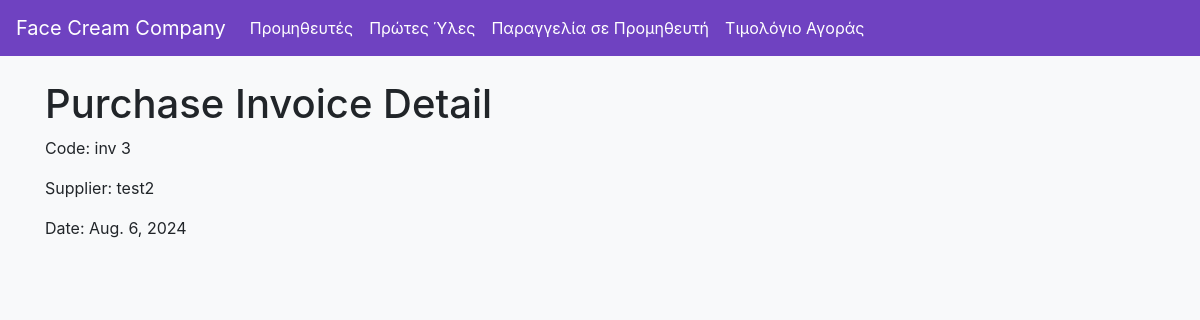
/api/purchase-invoice/22/, run on the app's committed database.
### raw_materials/models.py (models this page shows, shortened)
class PurchaseInvoice(models.Model):
    code = models.CharField(max_length=50, unique=True)
    supplier = models.ForeignKey(Supplier, on_delete=models.CASCADE)
    purchase_order_code = models.ForeignKey(PurchaseOrder, null=True, blank=True, on_delete=models.SET_NULL)
    date_of_invoice = models.DateField()

class Supplier(models.Model):
    code = models.CharField(max_length=20, unique=True)
    name = models.CharField(max_length=100)
    address = models.TextField()
    phone = models.CharField(max_length=15)
    mobile = models.CharField(max_length=15)
    email = models.EmailField()
    def __str__(self):
        return self.name

### raw_materials/views.py (the view)
# urls.py: path('purchase-invoice/<pk>/', purchase_invoice_detail, name='purchase_invoice_detail'),
def purchase_invoice_detail(request, pk):
    invoice = PurchaseInvoice.objects.get(pk=pk)
    return render(request, 'raw_materials/purchase_invoice_detail.html', {'invoice': invoice})

### raw_materials/templates/raw_materials/purchase_invoice_detail.html
{% extends 'base.html' %}
{% block content %}
<h1>Purchase Invoice Detail</h1>
<p>Code: {{ invoice.code }}</p>
<p>Supplier: {{ invoice.supplier }}</p>
<p>Date: {{ invoice.date_of_invoice }}</p>
{% endblock %}

### raw_materials/templates/base.html (style rules this page uses)
body { background-color: #f8f9fa; }

### data on the page
PurchaseInvoice: code "inv 3", supplier "test2", date_of_invoice "Aug. 6, 2024"
